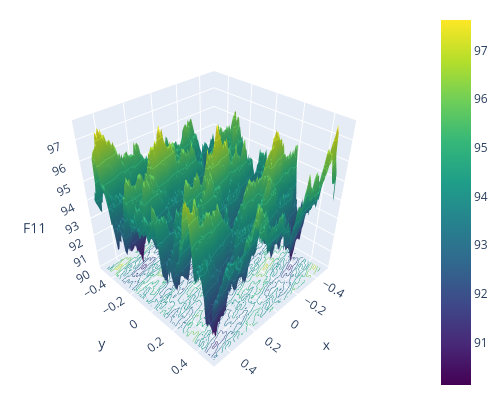

Notebook code for this chart:
### Markdown cell above
Surface plot version

### Code cell
%matplotlib inline
fig = go.Figure(data=[go.Surface(z=F_1_vals, x=x_space, y=y_space, 
                                  colorscale="Viridis")])

fig.update_traces(contours_z=dict(show=True, usecolormap=True,
                                  highlightcolor="limegreen", project_z=True))

r = 1.5
camera = {"eye": {"x": r, "y": r, "z": r}}
fig.update_layout(autosize=False, width=500, height=400, 
                  scene={"xaxis_title": "x",
                         "yaxis_title": "y",
                         "zaxis_title": "F11"},
                  margin={"l":5, "r":10, "b":5, "t":10},
                  scene_camera=camera,
                  legend={"x": 0.1, "y": 0.9})

fig.show()
